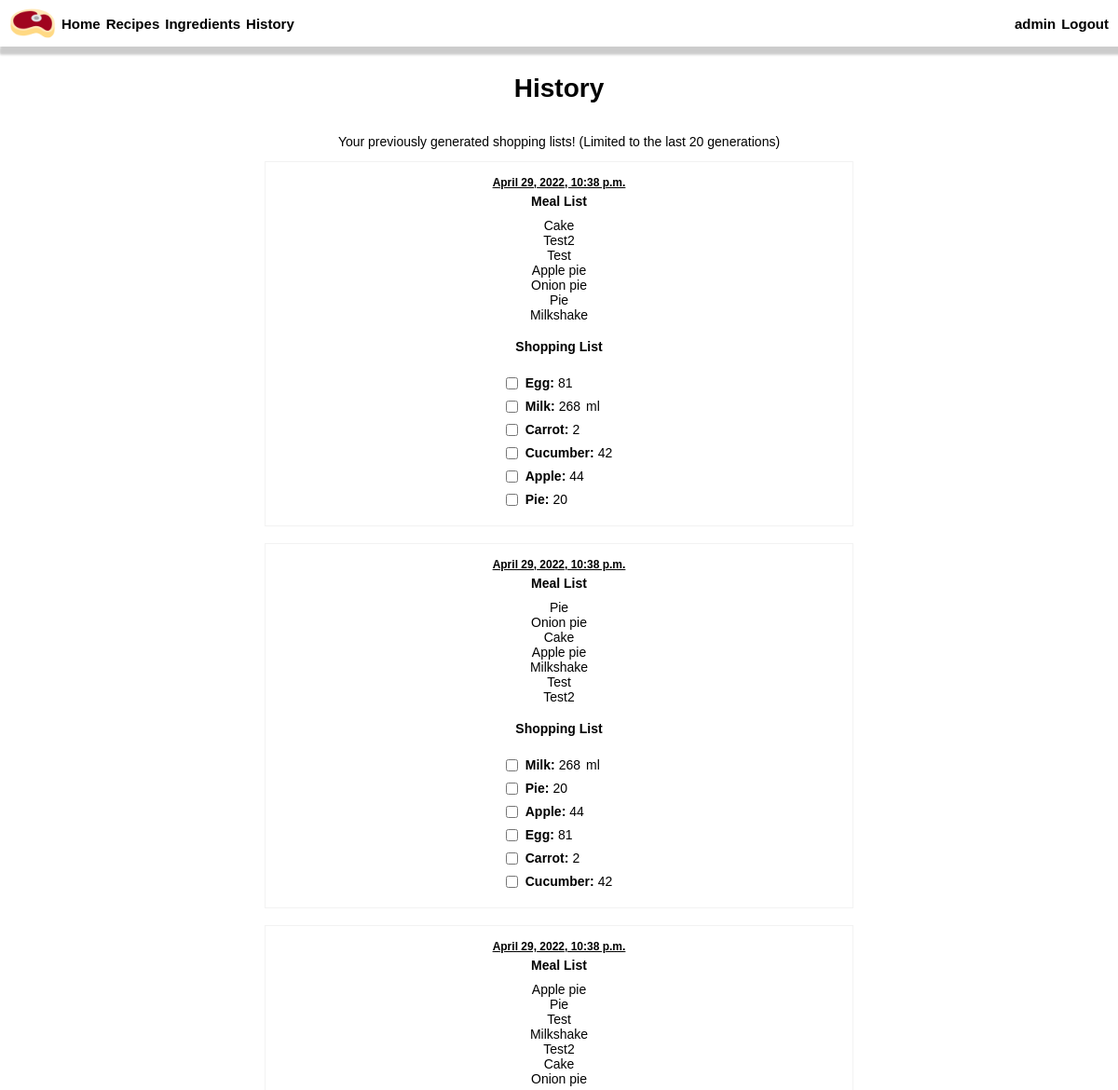
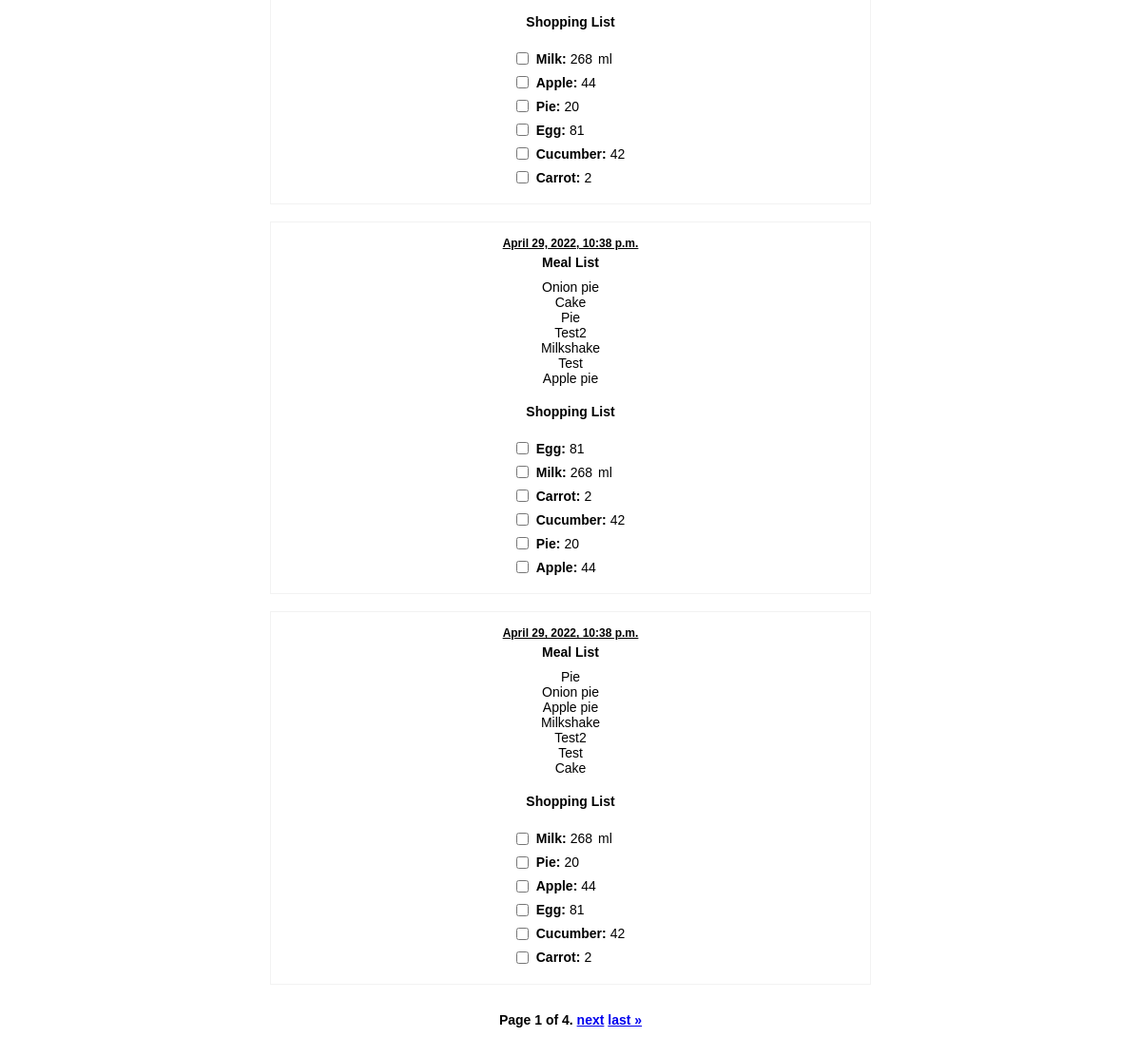
The page /history (signed in) on the database as committed earlier (2 pictures, top to bottom).
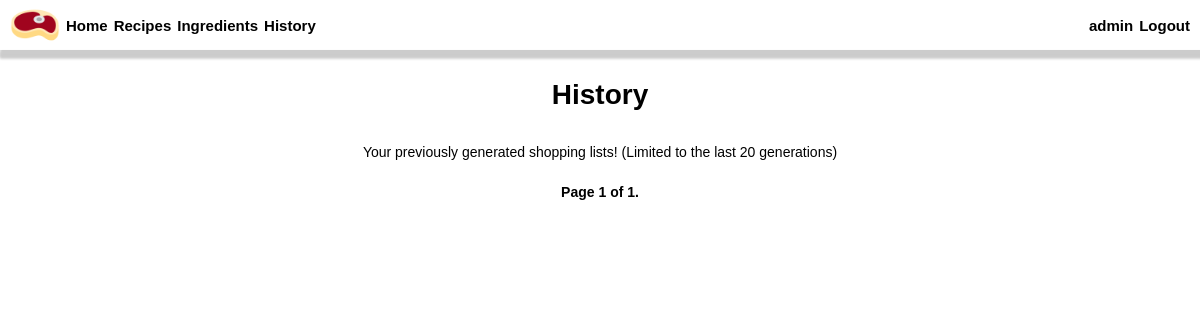
The same page on the database as committed later.
### meals/models.py (models this page shows, shortened)
class User(AbstractUser):
    def __str__(self):
        return f"ID:{self.id} - {self.username} | {self.email}"

class History(models.Model):
    meals = models.JSONField()
    shopping_list = models.JSONField()
    date_generated = models.DateTimeField(auto_now_add=True)
    generated_by = models.ForeignKey("User", on_delete=models.CASCADE, related_name="history")

### meals/views.py (the view)
# urls.py: path("history", views.history, name="history"),
@login_required
def history(request):
    if request.method == "POST":
        data = json.loads(request.body)
        meals = data.get("meals")
        shoppinglist = data.get("shoppinglist")
        history = History(meals=meals, shopping_list=shoppinglist, generated_by=request.user)
        history.save()
        return JsonResponse({"message": "Shopping List generated and added to history!"}, status=200)
    else:
        history = History.objects.order_by("-date_generated").filter(generated_by=request.user)[:20]
        pages = Paginator(history, 5)
        page_number = request.GET.get('page')
        page_obj = pages.get_page(page_number)
        return render(request, "meals/history.html", {
            "page_obj": page_obj,
        })

### meals/templates/meals/history.html (shortened to what this page needs)
{% extends "meals/layout.html" %}
{% load static %}
{% block body %}
<div class="content">
    <h1>History</h1>
    <p>Your previously generated shopping lists! (Limited to the last 20 generations)</p>
    <div class="history flex-center">
        {% for x in page_obj %}
        <div class="generated flex-center" id="1">
            <div id="dateGenerated"><u><b>{{ x.date_generated }}</b></u></div>
            <div id="mealListtitle"><h4>Meal List</h4></div>
            <div id="mealList">
                {% for meal in x.meals %}
                <div class="mealName">{{ meal }} </div>
                {% endfor %}
            </div>
            <div><h4>Shopping List</h4></div>
            <div id="shoppingList">
                {% for item in x.shopping_list %}
                <div class="ingredient">
                    <div><input type="checkbox"></div>
                    <div class="ingredientName">{{ item.name }}:</div>
                    <div class="ingredientQuantity">{{ item.quantity }}</div>
                    <div class=ingredientUnit></div>{{ item.unit }}</div>
                {% endfor %}
            </div>
        </div>
        {% endfor %}
    </div>
</div>
<div class="pagination">
    <span class="step-links">
        <span class="current">
            Page {{ page_obj.number }} of {{ page_obj.paginator.num_pages }}.
        </span>
        {% if page_obj.has_next %}
            <a href="?page={{ page_obj.next_page_number }}">next</a>
            <a href="?page={{ page_obj.paginator.num_pages }}">last &raquo;</a>
        {% endif %}
    </span>
</div>
{% endblock %}

### meals/templates/meals/layout.html (shortened to what this page needs)
{% load static %}
<!DOCTYPE html>
<html lang="en">
    <head>
        <link href="{% static 'meals/styles.css' %}" rel="stylesheet">
    </head>
    <body>
        <div>
        <div id="nav-bar" class="shadow">
            <img class="nav-logo" src="{% static 'meals/images/meat.png' %}" alt="Logo">
            <div class="nav-item"><a class="nav-link" href="{% url 'index' %}"><strong>Home</strong></a></div>
            {% if user.is_authenticated %}
            <div class="nav-item"><a class="nav-link" href="{% url 'recipes' %}"><strong>Recipes</strong></a></div>
            <div class="nav-item"><a class="nav-link" href="{% url 'ingredients' %}"><strong>Ingredients</strong></a></div>
            <div class="nav-item"><a class="nav-link" href="{% url 'history' %}"><strong>History</strong></a></div>
            <div class="nav-item"><strong>{{user.username}}</strong></div>
            <div class="nav-item"><a class="nav-link" href="{% url 'logout_user' %}"><strong>Logout</strong></a></div>
            {% else %}
            <div class="nav-space"></div>
            <div id='register' class="nav-item account"><strong>Register</strong></div>
            <div id='login' class="nav-item account"><strong>Login</strong></div>
            {% endif %}
        </div>
        </div>
        {% block body %}
        {% endblock %}
    </body>
</html>

### meals/static/meals/styles.css (style rules this page uses)
:root { --c1: #ffffff; --c2: rgb(141, 141, 141); --error: rgba(216, 3, 3, 0.705); --success: green; --shadow: 3px 5px 3px 3px #ccc; }
body { margin: 0 0; background-color: var(--c1); font-family: Arial, Helvetica, sans-serif; font-size: 14px ; }
#nav-bar { margin: 0 0px; padding: 0 10px; height: 10vw; max-height: 50px; display: flex; flex-direction: row; overflow: hidden; gap: 6px; }
.nav-logo { max-height: 100%; max-width: 100%; }
.nav-item { display: inherit; align-items: center; cursor: pointer; font-size: clamp(11px, 1.5vw, 15px); }
.nav-link { color: black; text-decoration: none; }
.shadow { -moz-box-shadow: var(--shadow); -webkit-box-shadow: var(--shadow); box-shadow: var(--shadow); }
.content { margin: 10px 20px; display: flex; flex-direction: column; justify-content: center; align-items: center; }
.pagination { display: flex; align-items: center; justify-content: center; margin-bottom: 10px; font-weight: bold; }

Rows that differ between the two databases and show on the page:
removed History: date_generated "April 29, 2022, 10:38 p.m.", meals "Cake" "Test2" "Test" "Apple pie" "Onion pie" "Pie" "Milkshake", name "Egg" "Milk" "Carrot" "Cucumber" "Apple" "Pie", quantity "81" "268" "2" "42" "44" "20", unit "ml"
removed History: date_generated "April 29, 2022, 10:38 p.m.", meals "Pie" "Onion pie" "Cake" "Apple pie" "Milkshake" "Test" "Test2", name "Milk" "Pie" "Apple" "Egg" "Carrot" "Cucumber", quantity "268" "20" "44" "81" "2" "42", unit "ml"
removed History: date_generated "April 29, 2022, 10:38 p.m.", meals "Apple pie" "Pie" "Test" "Milkshake" "Test2" "Cake" "Onion pie", name "Milk" "Apple" "Pie" "Egg" "Cucumber" "Carrot", quantity "268" "44" "20" "81" "42" "2", unit "ml"
removed History: date_generated "April 29, 2022, 10:38 p.m.", meals "Onion pie" "Cake" "Pie" "Test2" "Milkshake" "Test" "Apple pie", name "Egg" "Milk" "Carrot" "Cucumber" "Pie" "Apple", quantity "81" "268" "2" "42" "20" "44", unit "ml"
removed History: date_generated "April 29, 2022, 10:38 p.m.", meals "Pie" "Onion pie" "Apple pie" "Milkshake" "Test2" "Test" "Cake", name "Milk" "Pie" "Apple" "Egg" "Cucumber" "Carrot", quantity "268" "20" "44" "81" "42" "2", unit "ml"
Other text that changed with them:
{{ page_obj.paginator.num_pages }}: "4" → "1"
text no longer shown: "next last »"
